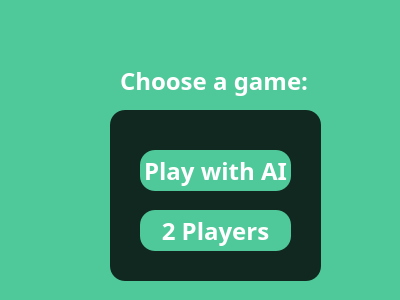
<?xml version="1.0" encoding="UTF-8"?>
<ui version="4.0">
 <class>AI_or_2</class>
 <widget class="QDialog" name="AI_or_2">
  <property name="geometry">
   <rect>
    <x>0</x>
    <y>0</y>
    <width>400</width>
    <height>300</height>
   </rect>
  </property>
  <property name="windowTitle">
   <string>Dialog</string>
  </property>
  <property name="styleSheet">
   <string notr="true">*{
	
	background-color:rgb(79, 200, 154);
font-family:century gothic;
font-size:24px;
}
QFrame
{
background:rgba(0,0,0,0.8);
border-radius:15px;
}

QPushButton
{
background: rgb(79, 200, 154);
border-radius:60px;
}
QToolButton
{
background: rgb(79, 200, 154);
border-radius:60px;
}
QLabel
{
color:white;
background:transparent;
}
QPushButton
{
color:white;
border-radius:15px;
}
QPushButton:hover
{
color:#333;
border-radius:15px;
background:#49edff;
}
QLineEdit
{
background:transparent;
border:none;
color:#717072;
border-bottom:1px solid#717072;
}
</string>
  </property>
  <widget class="QFrame" name="frame">
   <property name="geometry">
    <rect>
     <x>110</x>
     <y>110</y>
     <width>211</width>
     <height>171</height>
    </rect>
   </property>
   <property name="frameShape">
    <enum>QFrame::NoFrame</enum>
   </property>
   <widget class="QPushButton" name="AI">
    <property name="geometry">
     <rect>
      <x>30</x>
      <y>40</y>
      <width>151</width>
      <height>41</height>
     </rect>
    </property>
    <property name="font">
     <font>
      <family>century gothic</family>
      <pointsize>-1</pointsize>
      <bold>true</bold>
     </font>
    </property>
    <property name="text">
     <string>Play with AI</string>
    </property>
   </widget>
   <widget class="QPushButton" name="two_players">
    <property name="geometry">
     <rect>
      <x>30</x>
      <y>100</y>
      <width>151</width>
      <height>41</height>
     </rect>
    </property>
    <property name="font">
     <font>
      <family>century gothic</family>
      <pointsize>-1</pointsize>
      <bold>true</bold>
     </font>
    </property>
    <property name="text">
     <string>2 Players</string>
    </property>
   </widget>
  </widget>
  <widget class="QLabel" name="label">
   <property name="geometry">
    <rect>
     <x>120</x>
     <y>60</y>
     <width>201</width>
     <height>41</height>
    </rect>
   </property>
   <property name="font">
    <font>
     <family>century gothic</family>
     <pointsize>-1</pointsize>
     <italic>false</italic>
     <bold>true</bold>
     <underline>false</underline>
     <strikeout>false</strikeout>
     <kerning>true</kerning>
    </font>
   </property>
   <property name="text">
    <string>Choose a game:</string>
   </property>
  </widget>
 </widget>
 <resources/>
 <connections/>
</ui>
